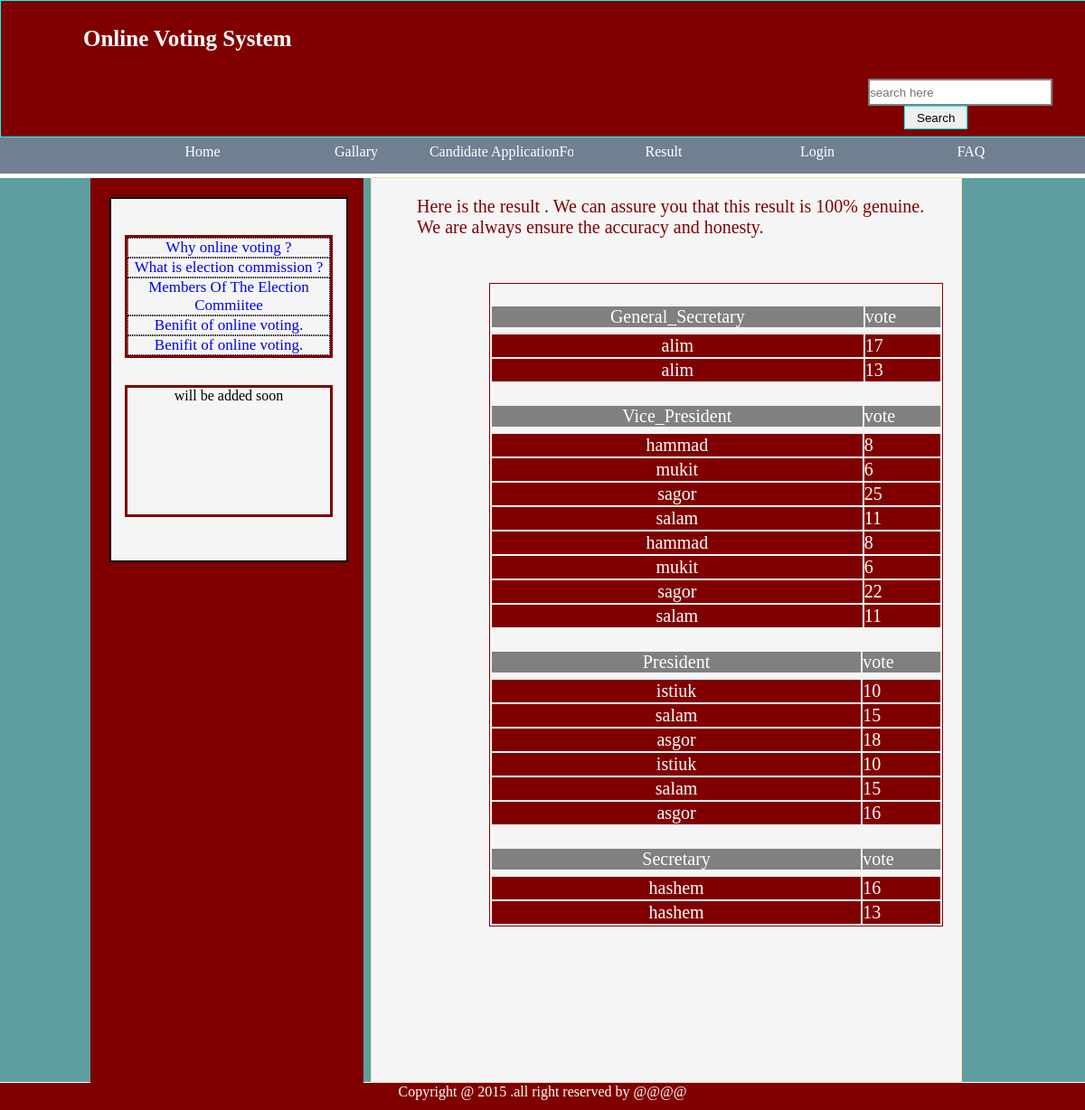
Screenshot of /index.php?result=result with the database file from the repository.
### tables this page shows
CREATE TABLE IF NOT EXISTS `latest_article` (
  `id` int(11) NOT NULL,
  `title` varchar(500) NOT NULL,
  `picture` varchar(200) NOT NULL,
  `description` varchar(2000) NOT NULL
);

CREATE TABLE IF NOT EXISTS `result` (
  `id` int(11) NOT NULL,
  `designation` varchar(200) NOT NULL,
  `name` varchar(100) NOT NULL,
  `vote` int(11) NOT NULL
);

### index.php (the view, shortened to what this page needs)
<!DOCTYPE HTML>
<html>
<head>
<link rel="stylesheet" href="css/index.css" />
<link rel="stylesheet" href="css/jqueryCalendar.css"/>
<link rel="stylesheet" type="text/css" href="css/jquery.datetimepicker.css"/>
</head>
<body>
 <div id="header">
 <table>
 <tr><td><div id="logo"></div></td><td width=20></td><td><div id="site_name">Online Voting System</div></td></tr>
 </table>
 <table><tr><td width=80%></td><td>
 <form method="post" action="#" id="search_form"><input type="text" name="text"  id="search" placeholder="search here"/>
 <input type="submit" name="submit" value="Search" id="submit"/></form></td></tr></table>
 </div>
 <div id="menubar">
 <table><tr><td width="120"></td><td>
  <ul id="navmenu">
     <li><a href="index.php">Home</a></li>
	 <li><a href="#">Gallary</a> </li>
      <li><?php echo "<a href='index.php?form=form'>"?>Candidate ApplicationForm</a> </li>
	 <li><a href="#">Result</a>
		  </li>
          <?php
          if(isset($_SESSION['username'])){
	 echo "<li><a href='index.php'?logout=logout>Logout</a></li>";
     }else{
         echo "<li><a href='index.php?log=log'>Login</a></li>";
     }
     ?>
      <li><a href="#">FAQ</a></li>
 </ul>
 </td></tr>
 </table>
 </div>
 <div id="cover">
 <div id="profile">
 <div id="widget">
 <div id="sidemenu_area">
 <?php
 $sql=mysql_query("select * from latest_article");
 while($row=mysql_fetch_array($sql)){
    $id=$row['id'];
    $title=$row['title'];
    ?>
    <div id="title">
    <?php
    echo "<a href='index.php?id=$id'> $title  </a></br>";
    ?>
    </div>
    <?php
    }
 ?>
 </div>
 <div id="widget1">
 <?php
 echo "will be added soon";
 ?>
 </div>
 </div>
 </div>
 <div id="main">
 <?php
 if(isset($_GET['result'])){
    $sql=mysql_query("select distinct designation from result");
    $number=mysql_num_rows($sql);
   if($number=='0'){
    echo "Result is not published yet. It will published automatically when the time is right. Thank you.";
   }else{
    ?>
    <div id="result_speech">
     Here is the result . We can assure you that this result is 100% genuine. We are always ensure the accuracy and honesty.
    </div>
    <div id="result">
    <?php
    for($i=0;$i<$number;$i++){
        echo "<table width='500'>";
                $row=mysql_fetch_array($sql);
                  echo "<tr><td style='background-color:gray; width:500px;'><center>$row[designation]</center></td>
                  <td style='background-color:gray; width:100px; '>vote</td></tr>";
         $sql1=mysql_query("select *  from result where designation='$row[designation]'");
        while($row1=mysql_fetch_array($sql1)){
            echo "<tr><td style='background-color:maroon; width:400px; border: 1px dotted maroon;'><center>$row1[name]</center></td>
            <td style='background-color:maroon; width:100px;'>$row1[vote]</td></tr>";
        }
      }
     ?>
     </div>
     <?php
 }
}
?>
</div>
</div>
<div id="footer"><center>Copyright @ 2015 .all right reserved by @@@@</center></div>
</body>
</html>

### css/index.css (style rules this page uses)
* { margin:0px; padding: 0px; }
ul#navmenu, ul.sub1, ul.sub2 { list-style-type:none; }
ul#navmenu li { width:170px; text-align:center; position:relative; float:left; margin-right:0px; margin-top: 1px; }
ul#navmenu a { text-decoration:none; display:block; width:200px; height:35px; line-height:25px; background-color:slategrey; border:1px ; font-size: 16px; color: white; }
body { width:100%; height: 100%; }
#header { width:100%; height:150px; border: 1px solid aqua; background-color:maroon; }
#profile { margin-top:5px; width:300px; height: 100% ; border:1px solid maroon; background-color:maroon; margin-left: 100px; }
#widget { border: 2px solid black; margin-top:20px; margin-left:20px; width:260px; height: 40%; text-align:center; background-color:whitesmoke; }
#main { margin-top:-1003px; margin-left: 410px; height:100%; background-color:whitesmoke; border:1px solid wheat; margin-right: 150px; padding-left: 30px; float: left; padding-right: 20px; }
#logo { margin-top: 30px; margin-left: 15px; background-image: url("../image/t.jpg"); width:50px; height: 50px; }
table,td { text-align: justify; }
#menubar { width:100%; height: 40px; background-color:slategray; }
#widget1 { height:35%; border:3px solid maroon; margin-left:15px; margin-top:30px; margin-right: 15px; }
#search { height:26px; width:200px; border:2px solid gray; }
#submit { border: 1px solid aqua; margin-left:40px ; width: 70px; height:26px; font-style:; }
#footer { align-items: center; margin-top: 1px; background-color: maroon; color:white; height: 30px; }
#sidemenu_area { margin-top: 40px; margin-left: 15px; margin-right: 15px; border:3px solid maroon; }
#title { font-size: 17px; height:% ; margin-top: 0px; border: 1px dotted; }
#title a { text-decoration:none ; }
#site_name { color: white; font-size: 25px; font-weight: bold; }
#result { margin-left: 100px; margin-top: 50px; border:1px solid maroon; font-size: 20px; color: white; }
#result_speech { margin-top: 20px; margin-left: 20px; font-size: 20px; color: maroon; }
#cover { background-color: cadetblue; height: 1000px; }

### rows the page displays
latest_article: title "Why online voting ?"
latest_article: title "What is election commission ?"
latest_article: title "Members Of The Election Commiitee"
latest_article: title "Benifit of online voting."
latest_article: title "Benifit of online voting."
result: name "alim", vote "17"
result: name "alim", vote "13"
result: name "hammad", vote "8"
result: name "mukit", vote "6"
result: name "sagor", vote "25"
result: name "salam", vote "11"
result: name "hammad", vote "8"
result: name "mukit", vote "6"
result: name "sagor", vote "22"
result: name "salam", vote "11"
result: name "istiuk", vote "10"
result: name "salam", vote "15"
result: name "asgor", vote "18"
result: name "istiuk", vote "10"
result: name "salam", vote "15"
result: name "asgor", vote "16"
result: name "hashem", vote "16"
result: name "hashem", vote "13"

### other values shown
$row[designation] "General_Secretary"
$row[designation] "Vice_President"
$row[designation] "President"
$row[designation] "Secretary"
